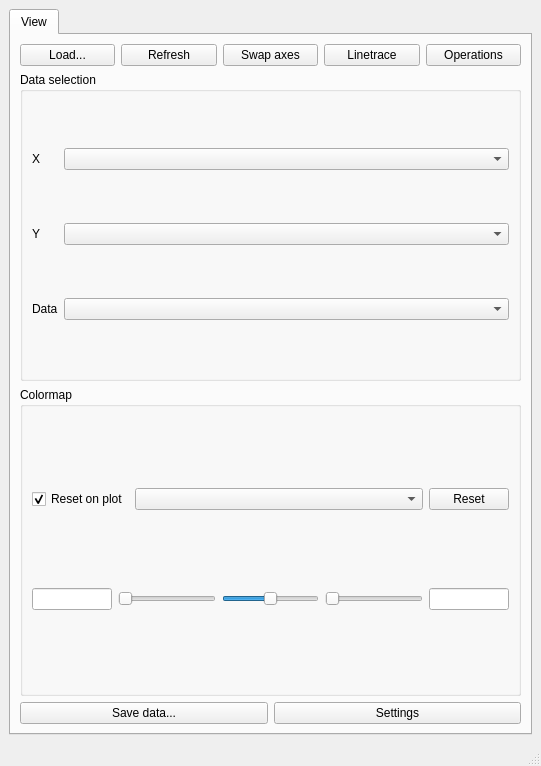
<?xml version="1.0" encoding="UTF-8"?>
<ui version="4.0">
 <class>MainWindow</class>
 <widget class="QMainWindow" name="MainWindow">
  <property name="geometry">
   <rect>
    <x>0</x>
    <y>0</y>
    <width>541</width>
    <height>766</height>
   </rect>
  </property>
  <property name="windowTitle">
   <string>qtplot</string>
  </property>
  <widget class="QWidget" name="centralwidget">
   <layout class="QHBoxLayout" name="horizontalLayout">
    <item>
     <widget class="QTabWidget" name="tabs">
      <property name="sizePolicy">
       <sizepolicy hsizetype="Expanding" vsizetype="Expanding">
        <horstretch>0</horstretch>
        <verstretch>0</verstretch>
       </sizepolicy>
      </property>
      <property name="acceptDrops">
       <bool>true</bool>
      </property>
      <property name="currentIndex">
       <number>0</number>
      </property>
      <widget class="QWidget" name="view_tab">
       <attribute name="title">
        <string>View</string>
       </attribute>
       <layout class="QVBoxLayout" name="verticalLayout_2">
        <item>
         <layout class="QVBoxLayout" name="canvas_layout">
          <property name="sizeConstraint">
           <enum>QLayout::SetDefaultConstraint</enum>
          </property>
         </layout>
        </item>
        <item>
         <layout class="QHBoxLayout" name="horizontalLayout_3">
          <item>
           <widget class="QPushButton" name="b_load">
            <property name="text">
             <string>Load...</string>
            </property>
           </widget>
          </item>
          <item>
           <widget class="QPushButton" name="b_refresh">
            <property name="text">
             <string>Refresh</string>
            </property>
           </widget>
          </item>
          <item>
           <widget class="QPushButton" name="b_swap_axes">
            <property name="text">
             <string>Swap axes</string>
            </property>
           </widget>
          </item>
          <item>
           <widget class="QPushButton" name="b_linetrace">
            <property name="text">
             <string>Linetrace</string>
            </property>
           </widget>
          </item>
          <item>
           <widget class="QPushButton" name="b_operations">
            <property name="text">
             <string>Operations</string>
            </property>
           </widget>
          </item>
         </layout>
        </item>
        <item>
         <widget class="QGroupBox" name="groupBox">
          <property name="title">
           <string>Data selection</string>
          </property>
          <layout class="QGridLayout" name="gridLayout">
           <item row="0" column="0">
            <widget class="QLabel" name="label">
             <property name="text">
              <string>X</string>
             </property>
            </widget>
           </item>
           <item row="1" column="0">
            <widget class="QLabel" name="label_2">
             <property name="text">
              <string>Y</string>
             </property>
            </widget>
           </item>
           <item row="2" column="0">
            <widget class="QLabel" name="label_3">
             <property name="text">
              <string>Data</string>
             </property>
            </widget>
           </item>
           <item row="0" column="1">
            <widget class="QComboBox" name="cb_x">
             <property name="sizePolicy">
              <sizepolicy hsizetype="Expanding" vsizetype="Fixed">
               <horstretch>0</horstretch>
               <verstretch>0</verstretch>
              </sizepolicy>
             </property>
             <property name="sizeAdjustPolicy">
              <enum>QComboBox::AdjustToMinimumContentsLength</enum>
             </property>
            </widget>
           </item>
           <item row="1" column="1">
            <widget class="QComboBox" name="cb_y"/>
           </item>
           <item row="2" column="1">
            <widget class="QComboBox" name="cb_z"/>
           </item>
          </layout>
         </widget>
        </item>
        <item>
         <widget class="QGroupBox" name="groupBox_2">
          <property name="title">
           <string>Colormap</string>
          </property>
          <layout class="QVBoxLayout" name="verticalLayout_3">
           <item>
            <layout class="QHBoxLayout" name="horizontalLayout_8">
             <item>
              <widget class="QCheckBox" name="cb_reset_on_plot">
               <property name="text">
                <string>Reset on plot</string>
               </property>
               <property name="checked">
                <bool>true</bool>
               </property>
              </widget>
             </item>
             <item>
              <widget class="QComboBox" name="cb_colormap">
               <property name="sizePolicy">
                <sizepolicy hsizetype="Expanding" vsizetype="Fixed">
                 <horstretch>0</horstretch>
                 <verstretch>0</verstretch>
                </sizepolicy>
               </property>
              </widget>
             </item>
             <item>
              <widget class="QPushButton" name="b_reset_cmap">
               <property name="text">
                <string>Reset</string>
               </property>
              </widget>
             </item>
            </layout>
           </item>
           <item>
            <layout class="QHBoxLayout" name="horizontalLayout_9">
             <item>
              <widget class="QLineEdit" name="le_cmap_min">
               <property name="enabled">
                <bool>true</bool>
               </property>
               <property name="sizePolicy">
                <sizepolicy hsizetype="Fixed" vsizetype="Fixed">
                 <horstretch>0</horstretch>
                 <verstretch>0</verstretch>
                </sizepolicy>
               </property>
               <property name="maximumSize">
                <size>
                 <width>80</width>
                 <height>16777215</height>
                </size>
               </property>
              </widget>
             </item>
             <item>
              <widget class="QSlider" name="s_cmap_min">
               <property name="orientation">
                <enum>Qt::Horizontal</enum>
               </property>
              </widget>
             </item>
             <item>
              <widget class="QSlider" name="s_cmap_gamma">
               <property name="minimum">
                <number>-100</number>
               </property>
               <property name="maximum">
                <number>100</number>
               </property>
               <property name="orientation">
                <enum>Qt::Horizontal</enum>
               </property>
              </widget>
             </item>
             <item>
              <widget class="QSlider" name="s_cmap_max">
               <property name="orientation">
                <enum>Qt::Horizontal</enum>
               </property>
              </widget>
             </item>
             <item>
              <widget class="QLineEdit" name="le_cmap_max">
               <property name="sizePolicy">
                <sizepolicy hsizetype="Fixed" vsizetype="Fixed">
                 <horstretch>0</horstretch>
                 <verstretch>0</verstretch>
                </sizepolicy>
               </property>
               <property name="maximumSize">
                <size>
                 <width>80</width>
                 <height>16777215</height>
                </size>
               </property>
              </widget>
             </item>
            </layout>
           </item>
          </layout>
         </widget>
        </item>
        <item>
         <layout class="QHBoxLayout" name="horizontalLayout_11">
          <item>
           <widget class="QPushButton" name="b_save_data">
            <property name="text">
             <string>Save data...</string>
            </property>
           </widget>
          </item>
          <item>
           <widget class="QPushButton" name="b_settings">
            <property name="text">
             <string>Settings</string>
            </property>
           </widget>
          </item>
         </layout>
        </item>
       </layout>
      </widget>
     </widget>
    </item>
   </layout>
  </widget>
  <widget class="QStatusBar" name="statusbar"/>
 </widget>
 <resources/>
 <connections/>
</ui>
